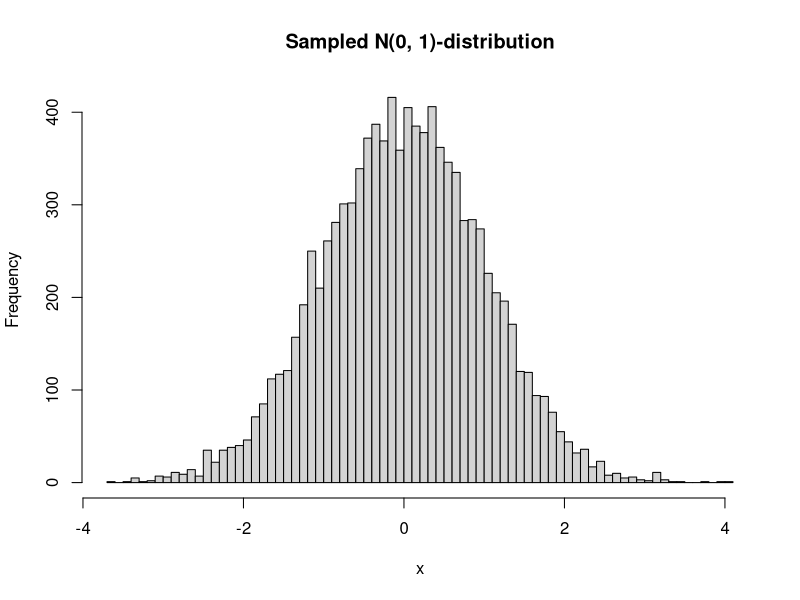
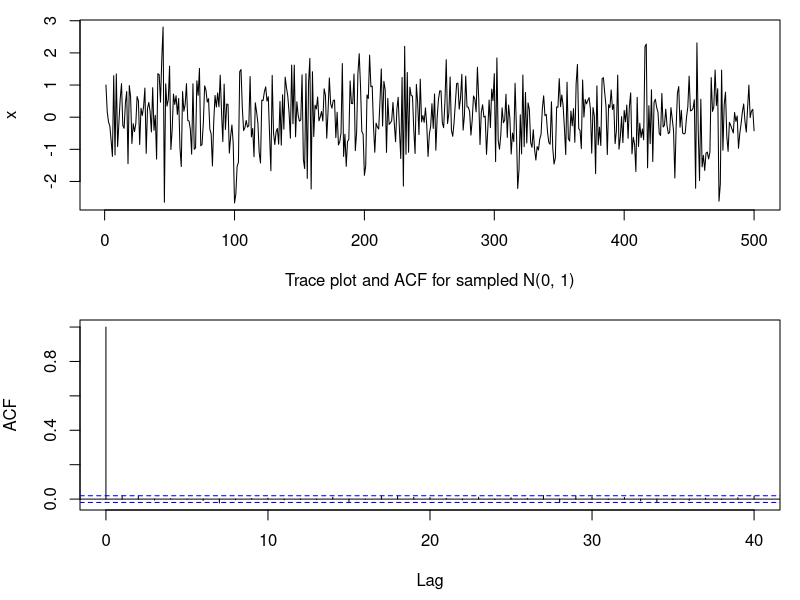
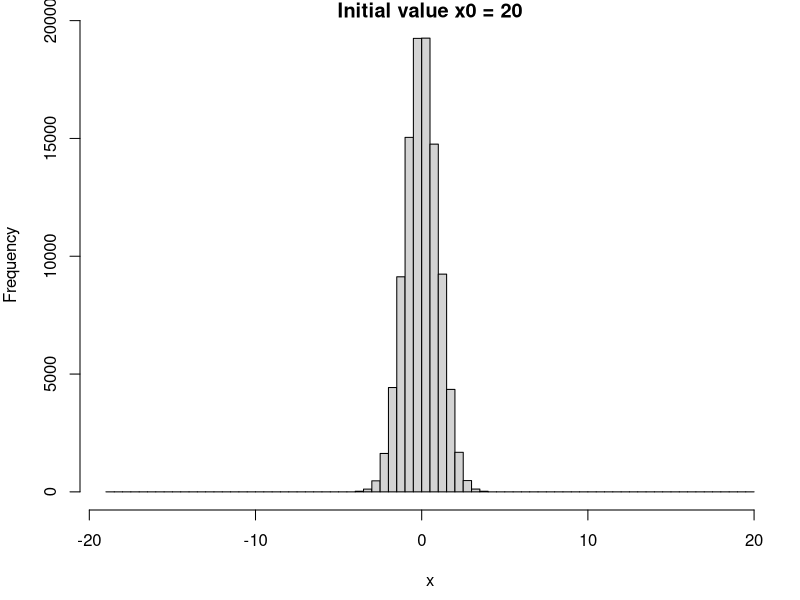
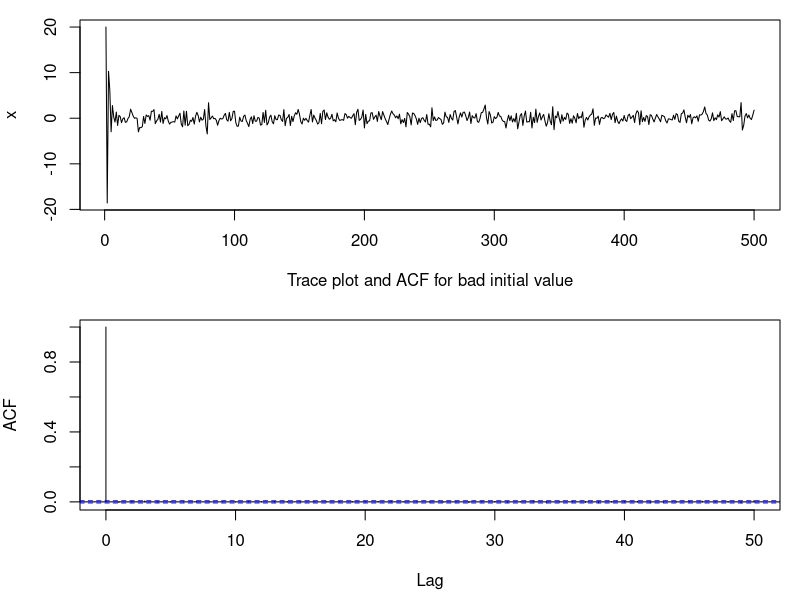
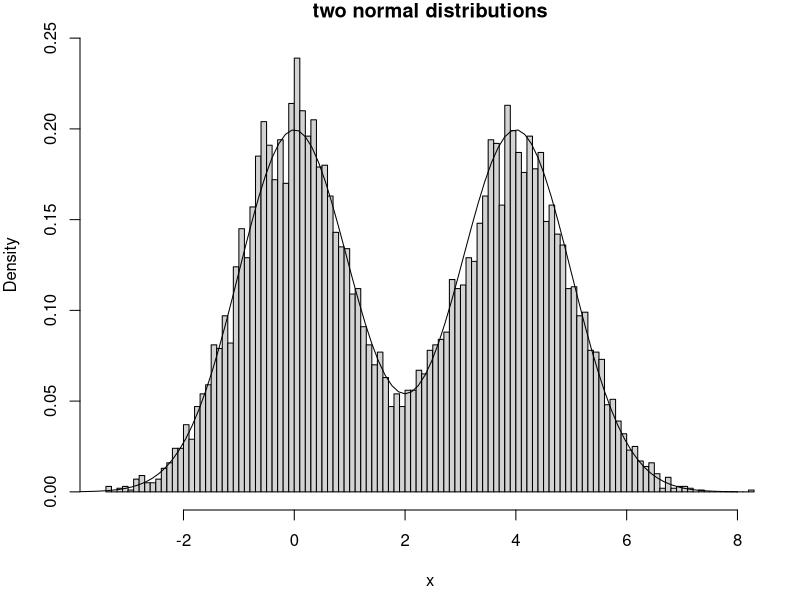
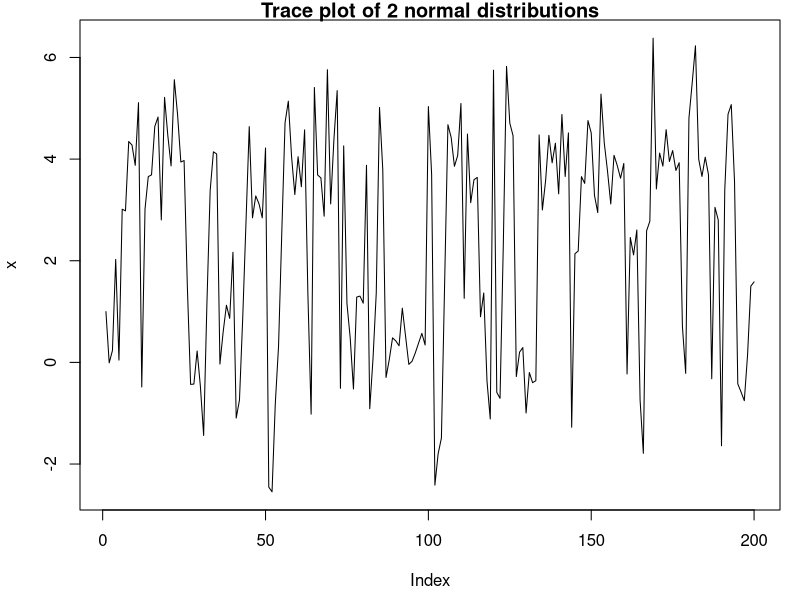
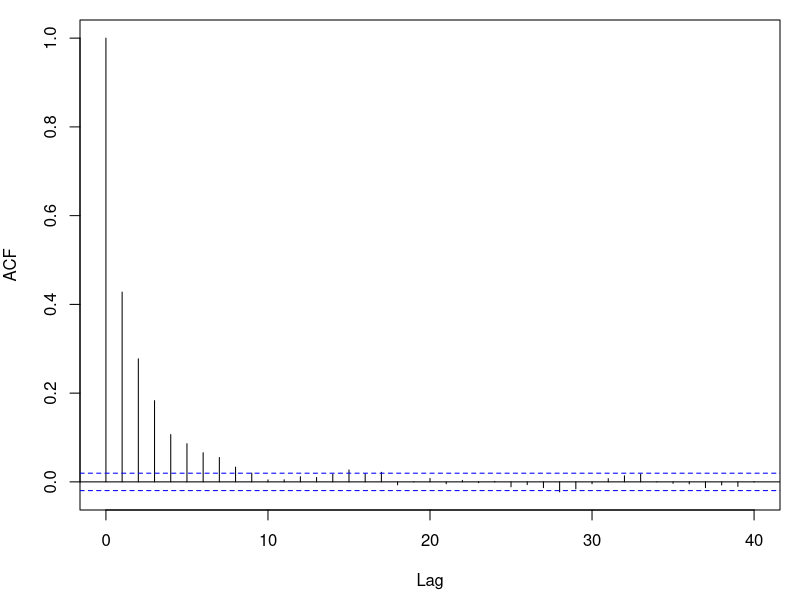
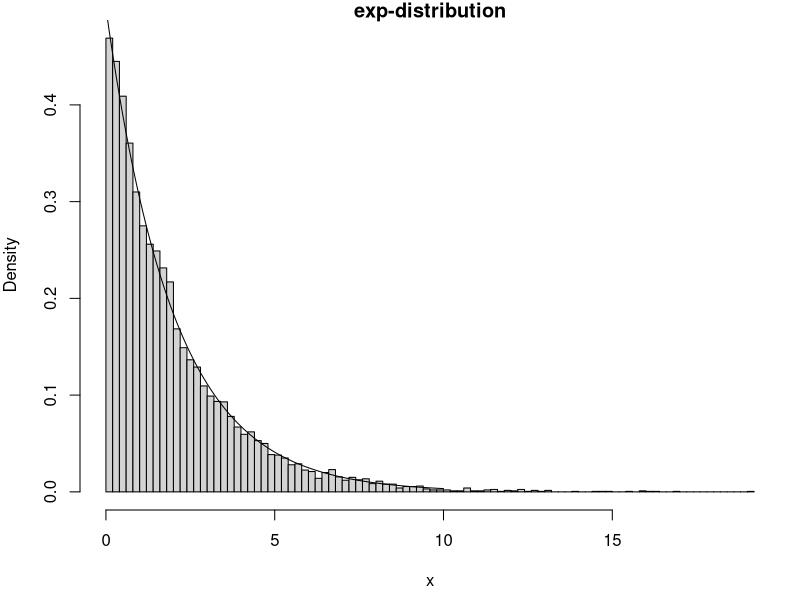

The R script that drew these images, in order: (Note: a time limit stopped this script after it produced the figures.)

## Working directory:

setwd("~/Studium/Master Statistik/Monte Carlo Simulations/Programming")

## Packages:

library("mvtnorm")



################################################################################
## Slice Sampling:
################################################################################


################################################################################
## One-dimensional Slice Sampler with stepping-out and shrinkage procedure
################################################################################

## Input:
## it: number of iterations
## x0: starting value
## w: tuning parameter: Initial slice size
## f: function of x, density of desired distribution or proportional to that
##    distribution.
## L.lim, R.lim: lower and upper limit of the slice. [-Inf, Inf] is default,
##               but has to be specified if distribution is not defined on for
##               all real numbers (e.g. exp-distribution needs L.lim = 0)

OneDSlice <- function(it, x0, w, f, L.lim = -Inf, R.lim = Inf) {

  ## Vector of simulated data:
  x <- numeric(it)
  x[1] <- x0
  
  for(i in 2:it) {
    ## uniformly generate auxiliary variable
    u <- runif(1, min = 0, max = f(x[i - 1])) 
    
    ## Determine sampling interval:
    L <- x[i - 1] - w * runif(1)
    ## Set L to L.lim if Limit is crossed
    if(L < L.lim) {
      L <- L.lim
    }
    
    ## Same for R.lim
    R <- L + w
    if(R > R.lim) {
      R <- R.lim
    }
    
    ## Expand interval until lower and upper bound are outside slice:
    while(f(L) > u) {
      L <- L - w
      if(L < L.lim) {
        L <- L.lim
        break
      }
    }
    while(f(R) > u) {
      R <- R + w
      if(R > R.lim) {
        R <- R.lim
        break
      }
    }
    
    ## sample from [L, R]. Accept, if xstar is inside slice, else shrink interval
    ## to [xstar, R] or [L, xstar] and repeat
    repeat {
      xstar <- runif(1, L, R)
      if(f(xstar) > u) {
        x[i] <- xstar
        break
      }
      else {
        if(xstar < x[i - 1]) {L <- xstar}
        if(xstar > x[i - 1]) {R <- xstar}
      }
    }
  
  }
  return(x)
}


################################################################################
## Running some examples:

## Standard Normal distribution:
## We choose w = sd/8, so it scales to spread of desired distribution
set.seed(645287)
xnormal <- OneDSlice(10000, x0 = 1, w = 1/8,  
                   f = function(x) {exp(-x^2/2)/sqrt(2 * pi)})

hist(xnormal, breaks = 100, main = "Sampled N(0, 1)-distribution", 
     xlab = "x")
## distribution looks correct

par(mfrow = c(2, 1), mar = c(4.5, 4, 1, 1))
plot(xnormal[1:500], type = "l", ylab = "x", 
     xlab = "Trace plot and ACF for sampled N(0, 1)")
acf(xnormal, main = "")
## Low autocorrelation. Algorithm works well in this simple case


################################################################################
## Standard Normal distribution with bad initial value:
xnormal2 <- OneDSlice(100000, x0 = 20, w = 1,  
                     f = function(x) {exp(-x^2/2)/sqrt(2 * pi)})

par(mfrow = c(1, 1))
hist(xnormal2, breaks = 100, xlab = "x", 
     main = "Initial value x0 = 20" )

par(mfrow = c(2, 1)) 
plot(xnormal2[1:500], type = "l",  ylab = "x", 
     xlab = "Trace plot and ACF for bad initial value")

acf(xnormal2, main = "")
## Fast burn-in, might miss high-density region a couple of times, but once its
## hit, algorothm likely stays there.


################################################################################
## Multimodal case:
## Use mixture of two normal distributions.
xmm <- OneDSlice(10000, x0 = 1, w = 1/8,
                 f = function(x) {exp(-x^2/2)/sqrt(2 * pi) +
                                  exp(-(x - 4)^2/2)/sqrt(2 * pi)})

par(mfrow = c(1, 1))
hist(xmm, freq = FALSE, ylim = c(0, 0.25), breaks = 100, xlab = "x",
     main = "two normal distributions")
curve((exp(-x^2/2)/sqrt(2 * pi) +
         exp(-(x - 4)^2/2)/sqrt(2 * pi))/2, 
      from = -4, to = 8, add = TRUE)
## works as well.

## This plot is interesting, as it shows us, how switch between the two peaks
## of the distribution at 0 and 4.
## It makes the trace plot harder to interpret though. We might read it as 
## high autocorrelation, even if thats not necessarily the case.
plot(xmm[1:200], type = "l", main = "Trace plot of 2 normal distributions", 
     ylab = "x")

## autocorrelation:
acf(xmm)
## Looks decent. not too high after lag 7




################################################################################
## What if distribution is bounded, like exponential distribution?
## In this case we need to set the lower limit for the slice L.lim = 0.

xexp <- OneDSlice(10000, x0 = 1, w = 1/8, 
                  f = function(x) {0.5 * exp(-x * 0.5)},
                  L.lim = 0)

hist(xexp, freq = FALSE, breaks = 100, xlab = "x", 
     main = "exp-distribution")
curve(0.5 * exp(-x * 0.5), from = 0, to = 10, add = TRUE)

plot(xexp[1:500], type = "l",, ylab = "x", 
     main = "Trace plot of exp-dsitribution")

## autocorrelation:
acf(xexp)
## Bit higher than for the standard normal case.




################################################################################
## Multidimensional case:
################################################################################


## Sizes w_i again should be chosen with regards to spread of the distribution,
## so scaled to sd_i

## Input is the same, only this time x0, w, L.lim and R.lim are vectors 
## Ouput is matrix with rows being the individual samples and columns being the
## components.

MVSlice <- function(it, x0, w, f, L.lim, R.lim) {
  n <- length(x0)  # number of dimensions
  x <- matrix(numeric(it * n) , nrow = it) # matrix of samples
  x[1 ,] <- x0 # initial value
  
  for(i in 2:it) {
    ## uniformly generate auxiliary variable
    u <- runif(1, min = 0, max = f(x[i - 1,])) 
    
    ## Determine sampling region of size w:
    L <- x[i - 1,] - w * runif(n)
    R <- L + w
    
    L[L < L.lim] <- L.lim[L < L.lim]   ## Set border to L.lim if necessary 
    R[R > R.lim] <- R.lim[R > R.lim]   ## Set border to R.lim if necessary 
    
    ## sample from [L, R]. Accept, if x_star is in [L, R], else shrink region
    ## to coordinates of sample
    repeat {
      xstar <- sapply(1:n, FUN = function(y) {runif(1, min = L[y], max = R[y])})
      
      if(f(xstar) > u) {  ## acceptance condition
        x[i ,] <- xstar
        break
      }
      
      else {
        L[xstar < x[i - 1 ,]] <- xstar[xstar < x[i - 1 ,]]
        R[xstar > x[i - 1 ,]] <- xstar[xstar > x[i - 1 ,]]
      }
    }
  }
  
  return(x)
}


################################################################################
## Running some examples:

## Define f:
## 2D normal distributions with correlation 0.9.
fnormal <- function(x) {
  mu = c(0, 0)
  Sigma = matrix(c(1, 0.9, 0.9, 1), nrow = 2)
  n <- length(x)
  fx <- 1/sqrt((2 * pi)^n * det(Sigma)) *
         exp(-0.5 * t(x - mu) %*% solve(Sigma) %*% (x - mu))
  return(fx)
}

mvnormaltest <- MVSlice(10000, x0 = c(0, 0), w = c(10, 10), f = fnormal, 
                        L.lim = c(-Inf, -Inf), R.lim = c(Inf, Inf))

par(mfrow = c(1, 1))
plot(mvnormaltest, ylim = c(-5, 5), xlim = c(-5, 5),
     col = "black", ylab = "x2", xlab = "x1", 
     main = "Slice Sampling")
## Looks good.

## Trace plot: 
par(mfrow = c(2, 1))
plot(1:1000, mvnormaltest[1:1000, 1], type = "l")
plot(1:1000, mvnormaltest[1:1000, 2], type = "l")
## Looks good

################################################################################
## Examine convergence with bad initial value:

set.seed(739264)
mvnormalbadinit <- MVSlice(1000, x0 = c(-8, 8), w = c(50, 50), f = fnormal, 
                           L.lim = c(-Inf, -Inf), R.lim = c(Inf, Inf))

## Plot whole data:
par(mfrow = c(1, 1))
plot(mvnormalbadinit, ylab = "x2", xlab = "x1",
     col = rep(c("red", "black"), c(1, 999)), 
     pch = rep(c(19, 1), c(1, 999)))
text(mvnormalbadinit[1 , 1], mvnormalbadinit[1 , 2],
     labels = "inital value", pos = 4)   
## Just a couple "bad" values before hitting the right distribution

## trace plots:
par(mfrow = c(2, 1), mar = c(4, 4, 1, 1))
plot(1:300, mvnormalbadinit[1:300, 1], type = "l", 
     xlab = "t", ylab = "x1")
plot(1:300, mvnormalbadinit[1:300, 2], type = "l",
     xlab = "t", ylab = "x2")

## autocorrelations:
acf(mvnormalbadinit[, 1], ylab = "ACF for x1", 
    xlab = "ACF plots for w = c(50, 50)")
acf(mvnormalbadinit[, 2], ylab = "ACF for x2", xlab = "")

par(mfrow = c(1, 1))

################################################################################
## Try out different choices of w:
## Choice of w is really important, w too small leads to bad results
## Larger w results in longer runtime but gives better results.

## c(1, 1) is still kind of ok but c(0.2, 0.2) is a desaster.
mvnormalsmall <- MVSlice(1000, x0 = c(0, 0), w = c(1, 1), f = fnormal, 
                        L.lim = c(-Inf, -Inf), R.lim = c(Inf, Inf))

mvnormaltiny <- MVSlice(1000, x0 = c(0, 0), w = c(0.2, 0.2), f = fnormal, 
                         L.lim = c(-Inf, -Inf), R.lim = c(Inf, Inf))

par(mfrow = c(1, 2))
plot(mvnormalsmall, ylim = c(-2.5, 2.5), xlim = c(-2.5, 2.5),
     main = "w = (1, 1)", ylab = "x2", xlab = "x1",
     col = rep(rainbow(10), each = 100))
plot(mvnormaltiny, ylim = c(-2.5, 2.5), xlim = c(-2.5, 2.5), 
     main = "w = (0.2, 0.2)", ylab = "x2", xlab = "x1",
     col = rep(rainbow(10), each = 100))

## Plot on the left looks decent. limits to stepsize a little visible due to
## coloring of points (100 consecutive iterations have same color)
## Right side looks really bad in comparison. Step size too small, high 
## autocorrelation, and it does not reproduce the desired distribution. Combine
## that with a bad initial value and you have a recipe for desaster.


################################################################################
## Comparing runtimes:

## Compare runtimes for w = (0.2, 0.2), (1, 1), (10, 10) and (50, 50) 
time50 <- system.time(replicate(100, MVSlice(100, x0 = c(0, 0), w = c(50, 50), 
                      f = fnormal, 
                      L.lim = c(-Inf, -Inf), R.lim = c(Inf, Inf))))[3]

time10 <- system.time(replicate(100, MVSlice(100, x0 = c(0, 0), w = c(10, 10), 
                     f = fnormal,
                     L.lim = c(-Inf, -Inf), R.lim = c(Inf, Inf))))[3]

time1 <- system.time(replicate(100, MVSlice(100, x0 = c(0, 0), w = c(1, 1), 
                     f = fnormal, 
                     L.lim = c(-Inf, -Inf), R.lim = c(Inf, Inf))))[3]

time0.2 <- system.time(replicate(100, MVSlice(100, x0 = c(0, 0), 
                       w = c(0.2, 0.2), f = fnormal, 
                       L.lim = c(-Inf, -Inf), R.lim = c(Inf, Inf))))[3]


data.frame("w_i" = c(0.2, 1, 10, 50), 
           "runtime" = c(time0.2, time1, time10, time50))
## runtime for w = 50 only about 4 time larger than for w = 1. Not dramatic
## But this could be higher in higher dimensions.


## Conclusion: Better to choose a w that is a bit too big, and risk longer 
## runtime than choosing small w for shorter time and bad sampling.


################################################################################
## Application to higher-dimensional synthetic data
################################################################################

## Try out Slicing with synthetic data of 10 variables:

## define f using the function dmvnorm from the package mvtnorm:
## use random covariances:

mu10 <- rep(0, 10)
cov10 <- matrix(sample(seq(0.1, 0.9, by = 0.1), 100, replace = TRUE), 
                nrow = 10)

## make it symmetric:
cov10[lower.tri(cov10)] <- t(cov10)[lower.tri(cov10)]
diag(cov10) <- rep(6, 10)

## make it positive semidefinite, if necessary
make_positive_semidefinite <- function(mat) {
  eig <- eigen(mat)
  eig$values[eig$values < 0] <- 0
  mat_psd <- eig$vectors %*% diag(eig$values) %*% t(eig$vectors)
  return(mat_psd)
}

cov10 <- make_positive_semidefinite(cov10)
cov10
det(cov10) ## high determinant

## define density:
f10 <- function(x, mean = mu10, cov = cov10) {
  return(dmvnorm(x, mean = mean, sigma = cov10))
}


## Try out at different points:
f10(rep(0, 10))
sapply(seq(from = -2, to = 2, by = 0.1), 
       FUN = function(x) {f10(rep(x, 10))} )
## Seems to work fine.


## Apply slicing algorithm:
Slice10 <- MVSlice(10000, rep(0, 10), w = rep(50, 10), f10, 
                   L.lim = rep(-Inf, 10), 
                   R.lim = rep(Inf, 10))

## Examine results:

## Plot histogram of distribution of one variable, trace plot of first 1000 
## observations and ACF-Plot.
par(mfrow = c(3, 1), mar = c(4, 4, 1.5, 1))
hist(Slice10[, 1], breaks = 50, xlab = "x", 
     main = substitute(paste(bold("Histogram, Trace plot and ACF from 10-dim. normal distr."))))
plot(Slice10[1:1000, 1], type = "l", ylab = "x")
acf(Slice10[, 1], main = "")

## Try another variable
hist(Slice10[, 5], breaks = 50, xlab = "x",
     main = substitute(paste(bold("Histogram, Trace plot and ACF from 10-dim. normal distr."))))
plot(Slice10[1:1000, 5], type = "l", ylab = "x")
acf(Slice10[, 5], main = "")

## Higher Autocorrelation than in the univariate case, but not worse than 
## two-dimensional case.



## Lets try if algorithm breaks down for higher dimensions:

## 100 Dimensional Covariance Matrix:
mu100 <- rep(0, 100)
cov100 <- matrix(sample(seq(0.1, 0.9, by = 0.1), 10000, replace = TRUE), 
                 nrow = 100)

## make it symmetric:
cov100[lower.tri(cov100)] <- t(cov100)[lower.tri(cov100)]
diag(cov100) <- rep(6, 100)

## make it positive semidefinite, if necessary
make_positive_semidefinite <- function(mat) {
  eig <- eigen(mat)
  eig$values[eig$values < 0] <- 0
  mat_psd <- eig$vectors %*% diag(eig$values) %*% t(eig$vectors)
  return(mat_psd)
}

cov100 <- make_positive_semidefinite(cov100)
cov100  
det(cov100) 

## Define density:
f100 <- function(x, mean = mu100, cov = cov100) {
  return(dmvnorm(x, mean = mean, sigma = cov))
}



## Apply slicing algorithm, use 10000 iterations again, it takes a while longer,
## but is manageable
Slice100 <- MVSlice(10000, rep(0, 100), w = rep(50, 100), f100, 
                    L.lim = rep(-Inf, 100), 
                    R.lim = rep(Inf, 100))

## Examine results again:

## Plot histogram of distribution of one variable, trace plot of first 1000 
## observations and ACF-Plot.
hist(Slice100[, 1], breaks = 50, xlab = "x", 
     main = substitute(paste(bold("Histogram, Trace plot and ACF from 100-dim. normal distr."))))
plot(Slice100[1:1000, 1], type = "l", ylab = "x")
acf(Slice100[, 1], main = "")

## Try another variable
hist(Slice100[, 56], breaks = 50, xlab = "x",
     main = substitute(paste(bold("Histogram, Trace plot and ACF from 100-dim. normal distr."))))
plot(Slice100[1:1000, 56], type = "l", ylab = "x")
acf(Slice100[, 56], main = "")

## Much higher autocorrelation, Trace Plot makes much smaller jumps, and 
## distribution in histogram looks slightly worse. The distribution spreads
## larger and is not as smooth as it could be



## Compare 10-dim and 100-dim case in one single figure:
par(mfrow = c(3, 2), mar = c(4, 4.2, 1.5, 1),
    cex.lab = 1.5, cex.axis = 1.5, cex.main = 1.5)
hist(Slice10[, 1], breaks = 50, xlab = "x", xlim = c(-6, 6),
     main = substitute(paste(bold("10 dimensional normal distribution"))))
hist(Slice100[, 1], breaks = 50, xlab = "x", xlim = c(-6, 6),
     main = substitute(paste(bold("100 dimensional normal distribution"))))

plot(Slice10[1:1000, 1], type = "l", ylab = "x")
plot(Slice100[1:1000, 1], type = "l", ylab = "x")

acf(Slice10[, 1], main = "")
acf(Slice100[, 1], main = "")



## Can the high dimensional case handle bad starting values?

Slice10Bad <- MVSlice(10000, rep(10, 10), w = rep(50, 10), f10, 
                   L.lim = rep(-Inf, 10), 
                   R.lim = rep(Inf, 10))

par(mfrow = c(3, 1), mar = c(4, 4, 1.5, 1))
hist(Slice10Bad[, 1], breaks = 50, xlab = "x", 
     main = substitute(paste(bold("10 dimensional normal distr. with bad start"))))
plot(Slice10Bad[1:1000, 1], type = "l", ylab = "x")
acf(Slice10Bad[, 1], main = "")
## does not look too bad, fast burn-in, autocorrelation similar


Slice100Bad <- MVSlice(10000, rep(10, 100), w = rep(50, 100), f100, 
                    L.lim = rep(-Inf, 100), 
                    R.lim = rep(Inf, 100))

par(mfrow = c(2, 1), mar = c(4, 4, 1.5, 1))
hist(Slice100Bad[, 1], breaks = 50, xlab = "x", 
     main = substitute(paste(bold("100 dimensional normal distribution with bad starting value"))))
plot(Slice100Bad[1:1000, 1], type = "l", ylab = "x", 
     ylim = c(-3, 10))
abline(a = 0, b = 0, col = "red", lty = 2)
acf(Slice100Bad[, 1], main = "")
## Notice how we stay above 0 for 1000 iterations! 
## Really long burn-in, we need a lot of samples to get a decent distribution

par(mfrow = c(1, 1))
plot(Slice100Bad[1:1000, 1], type = "l", ylab = "x", 
     ylim = c(-5, 10))
abline(a = 0, b = 0, col = "red", lty = 2)



## Calculate Correlation matrix:
round(cov2cor(cov10), 2)
round(cov2cor(cov100), 2)



################################################################################
## Try out simpler Covariance Matrix:

## 10 dimensions:
sigma10 <- diag(1, 10, 10)

for (i in 1:(10 - 1)) {     # Fill the superdiagonal
  sigma10[i, i+1] <- 0.5
}
for (i in 2:10) {           # Fill the subdiagonal
  sigma10[i, i-1] <- 0.5
}

## Define density:
f10simple <- function(x, mean = mu10, cov = sigma10) {
  return(dmvnorm(x, mean = mean, sigma = cov))
}

## Apply slicing algorithm:
Slice10simple <- MVSlice(10000, rep(0, 10), w = rep(50, 10), f10simple, 
                         L.lim = rep(-Inf, 10), 
                         R.lim = rep(Inf, 10))



## 100 dimensions:
sigma100 <- diag(1, 100, 100)

for (i in 1:(100 - 1)) {     # Fill the superdiagonal
  sigma100[i, i+1] <- 0.5
}
for (i in 2:100) {           # Fill the subdiagonal
  sigma100[i, i-1] <- 0.5
}

## Define density:
f100simple <- function(x, mean = mu100, cov = sigma100) {
  return(dmvnorm(x, mean = mean, sigma = cov))
}

## Apply slicing algorithm:
Slice100simple <- MVSlice(10000, rep(0, 100), w = rep(50, 100), f100simple, 
                         L.lim = rep(-Inf, 100), 
                         R.lim = rep(Inf, 100))

## Plot:
par(mfrow = c(3, 2), mar = c(4, 4.2, 1.5, 1),
    cex.lab = 1.5, cex.axis = 1.5, cex.main = 1.5)
hist(Slice10simple[, 1], breaks = 50, xlab = "x", xlim = c(-3, 3),
     main = substitute(paste(bold("10 dimensional normal distribution"))))
hist(Slice100simple[, 1], breaks = 50, xlab = "x", xlim = c(-3, 3),
     main = substitute(paste(bold("100 dimensional normal distribution"))))

plot(Slice10simple[1:1000, 1], type = "l", ylab = "x")
plot(Slice100simple[1:1000, 1], type = "l", ylab = "x")

acf(Slice10simple[, 1], main = "")
acf(Slice100simple[, 1], main = "")
